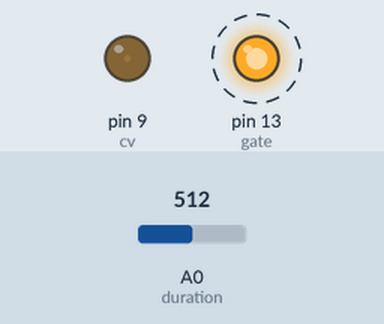
This sketch was run on a simulated Arduino Uno, built with avr-gcc and run on an emulated ATmega328P. Shown: output pins drawn as LEDs (lit = HIGH). Dashed ring = blinking. Inputs (shaded band) come from the test bench; at power-on: A0 (duration) = 512.

Above: at 1.5 s.
1.6 s: A0 (duration) set to 0
At 2.03 s:
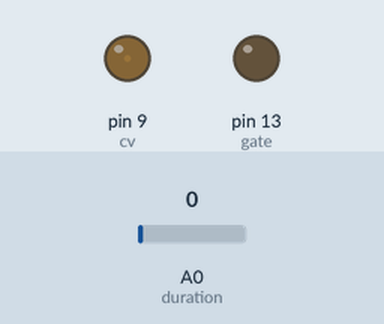
5.1 s: A0 (duration) set to 511
At 5.5 s:
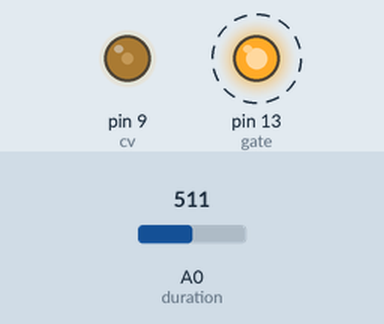
8.6 s: A0 (duration) set to 900
At 10.5 s:
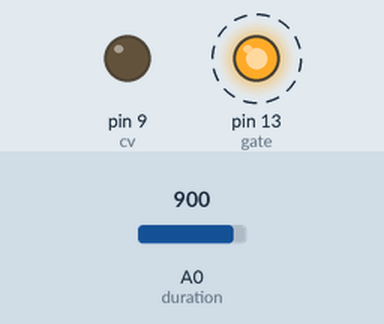
Timing chart, 0 to 18.1 s (numbered marks = the images above; inputs shaded):
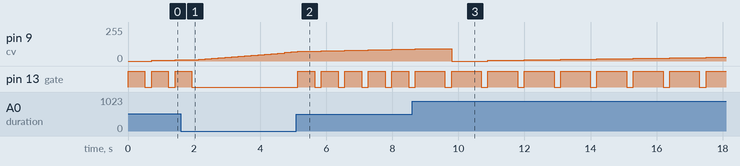

Measured:
- after the input at 1.6 s, pin 13 (gate): goes on until 1.9 s, then stays LOW
- after the input at 5.1 s, pin 13 (gate): alternates HIGH for 0.51 s and LOW for 0.20 s, starting at once
- after the input at 8.6 s, pin 13 (gate): alternates HIGH for 0.90 s and LOW for 0.20 s, starting after 0.99 s
- by itself, pin 13 (gate): alternates HIGH for 0.51 s and LOW for 0.20 s

The sketch:

scale_256.ino
```cpp
#include "pwm.h"

const int duration = A0;
const int gate = 13;
const int cv = 9;

unsigned voltage = 0;

void pulse(unsigned i)
{
    digitalWrite(gate,1);
    delay(i);
    digitalWrite(gate,0);
    //delay(n-i);
}

void setup()
{
    pinMode(duration, INPUT);
    pinMode(gate, OUTPUT);
    pinMode(cv, OUTPUT);

    pwm_init();
}

void loop()
{
    unsigned d = analogRead(duration);

    pwm_write(voltage * 4);
    voltage = (voltage +1) % 24;

    pulse(d);

    delay(200);
}
```

pwm.cpp
```cpp
#include "Arduino.h"

void pwm_init()
{
    // Set up Timer 1 to do PWM for the CV 1v/oct output.

    // OC1A = pin 9
    // OC1B = pin 10

    //fast PWM, div 1

    TCCR1A = (1 << WGM11) | (1 << COM1A1);
    TCCR1B = (1 << WGM13) | (1 << WGM12) | (1 << CS10);
    ICR1 = 255;

    //fast PWM
    //16000000/256 = 62.5kHz

    OCR1A = 0;
    TIMSK1 = 0;

    OCR1AH = 0;
    OCR1AL = 0;
}

void pwm_write(unsigned val)
{
    OCR1A = val;
}
```

pwm.h
```cpp
void pwm_init();
void pwm_write(unsigned val);
```
